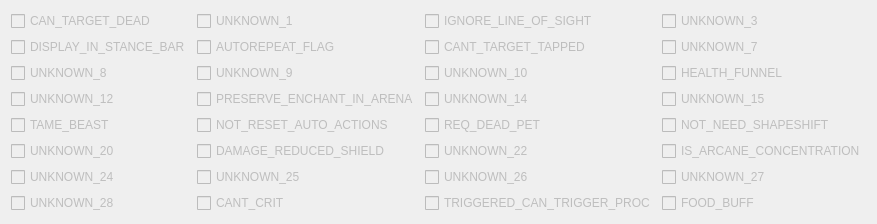
                  <widget class="QWidget" name="attributeExTab2">
                   <attribute name="title">
                    <string>Attributes 2</string>
                   </attribute>
                   <layout class="QGridLayout" name="gridLayout_3">
                    <item row="0" column="1">
                     <widget class="QCheckBox" name="attr_ex_2_box_2">
                      <property name="enabled">
                       <bool>false</bool>
                      </property>
                      <property name="text">
                       <string>UNKNOWN_1</string>
                      </property>
                     </widget>
                    </item>
                    <item row="0" column="0">
                     <widget class="QCheckBox" name="attr_ex_1_box_2">
                      <property name="enabled">
                       <bool>false</bool>
                      </property>
                      <property name="text">
                       <string>CAN_TARGET_DEAD</string>
                      </property>
                     </widget>
                    </item>
                    <item row="2" column="1">
                     <widget class="QCheckBox" name="attr_ex_10_box_2">
                      <property name="enabled">
                       <bool>false</bool>
                      </property>
                      <property name="text">
                       <string>UNKNOWN_9</string>
                      </property>
                     </widget>
                    </item>
                    <item row="0" column="3">
                     <widget class="QCheckBox" name="attr_ex_4_box_2">
                      <property name="enabled">
                       <bool>false</bool>
                      </property>
                      <property name="text">
                       <string>UNKNOWN_3</string>
                      </property>
                     </widget>
                    </item>
                    <item row="1" column="1">
                     <widget class="QCheckBox" name="attr_ex_6_box_2">
                      <property name="enabled">
                       <bool>false</bool>
                      </property>
                      <property name="text">
                       <string>AUTOREPEAT_FLAG</string>
                      </property>
                     </widget>
                    </item>
                    <item row="1" column="0">
                     <widget class="QCheckBox" name="attr_ex_5_box_2">
                      <property name="enabled">
                       <bool>false</bool>
                      </property>
                      <property name="text">
                       <string>DISPLAY_IN_STANCE_BAR</string>
                      </property>
                     </widget>
                    </item>
                    <item row="1" column="2">
                     <widget class="QCheckBox" name="attr_ex_7_box_2">
                      <property name="enabled">
                       <bool>false</bool>
                      </property>
                      <property name="text">
                       <string>CANT_TARGET_TAPPED</string>
                      </property>
                     </widget>
                    </item>
                    <item row="2" column="0">
                     <widget class="QCheckBox" name="attr_ex_9_box_2">
                      <property name="enabled">
                       <bool>false</bool>
                      </property>
                      <property name="text">
                       <string>UNKNOWN_8</string>
                      </property>
                     </widget>
                    </item>
                    <item row="1" column="3">
                     <widget class="QCheckBox" name="attr_ex_8_box_2">
                      <property name="enabled">
                       <bool>false</bool>
                      </property>
                      <property name="text">
                       <string>UNKNOWN_7</string>
                      </property>
                     </widget>
                    </item>
                    <item row="0" column="2">
                     <widget class="QCheckBox" name="attr_ex_3_box_2">
                      <property name="enabled">
                       <bool>false</bool>
                      </property>
                      <property name="text">
                       <string>IGNORE_LINE_OF_SIGHT</string>
                      </property>
                     </widget>
                    </item>
                    <item row="4" column="0">
                     <widget class="QCheckBox" name="attr_ex_17_box_2">
                      <property name="enabled">
                       <bool>false</bool>
                      </property>
                      <property name="text">
                       <string>TAME_BEAST</string>
                      </property>
                     </widget>
                    </item>
                    <item row="2" column="2">
                     <widget class="QCheckBox" name="attr_ex_11_box_2">
                      <property name="enabled">
                       <bool>false</bool>
                      </property>
                      <property name="text">
                       <string>UNKNOWN_10</string>
                      </property>
                     </widget>
                    </item>
                    <item row="3" column="1">
                     <widget class="QCheckBox" name="attr_ex_14_box_2">
                      <property name="enabled">
                       <bool>false</bool>
                      </property>
                      <property name="text">
                       <string>PRESERVE_ENCHANT_IN_ARENA</string>
                      </property>
                     </widget>
                    </item>
                    <item row="4" column="2">
                     <widget class="QCheckBox" name="attr_ex_19_box_2">
                      <property name="enabled">
                       <bool>false</bool>
                      </property>
                      <property name="text">
                       <string>REQ_DEAD_PET</string>
                      </property>
                     </widget>
                    </item>
                    <item row="3" column="3">
                     <widget class="QCheckBox" name="attr_ex_16_box_2">
                      <property name="enabled">
                       <bool>false</bool>
                      </property>
                      <property name="text">
                       <string>UNKNOWN_15</string>
                      </property>
                     </widget>
                    </item>
                    <item row="3" column="2">
                     <widget class="QCheckBox" name="attr_ex_15_box_2">
                      <property name="enabled">
                       <bool>false</bool>
                      </property>
                      <property name="text">
                       <string>UNKNOWN_14</string>
                      </property>
                     </widget>
                    </item>
                    <item row="3" column="0">
                     <widget class="QCheckBox" name="attr_ex_13_box_2">
                      <property name="enabled">
                       <bool>false</bool>
                      </property>
                      <property name="text">
                       <string>UNKNOWN_12</string>
                      </property>
                     </widget>
                    </item>
                    <item row="5" column="0">
                     <widget class="QCheckBox" name="attr_ex_21_box_2">
                      <property name="enabled">
                       <bool>false</bool>
                      </property>
                      <property name="text">
                       <string>UNKNOWN_20</string>
                      </property>
                     </widget>
                    </item>
                    <item row="5" column="1">
                     <widget class="QCheckBox" name="attr_ex_22_box_2">
                      <property name="enabled">
                       <bool>false</bool>
                      </property>
                      <property name="text">
                       <string>DAMAGE_REDUCED_SHIELD</string>
                      </property>
                     </widget>
                    </item>
                    <item row="4" column="1">
                     <widget class="QCheckBox" name="attr_ex_18_box_2">
                      <property name="enabled">
                       <bool>false</bool>
                      </property>
                      <property name="text">
                       <string>NOT_RESET_AUTO_ACTIONS</string>
                      </property>
                     </widget>
                    </item>
                    <item row="4" column="3">
                     <widget class="QCheckBox" name="attr_ex_20_box_2">
                      <property name="enabled">
                       <bool>false</bool>
                      </property>
                      <property name="text">
                       <string>NOT_NEED_SHAPESHIFT</string>
                      </property>
                     </widget>
                    </item>
                    <item row="2" column="3">
                     <widget class="QCheckBox" name="attr_ex_12_box_2">
                      <property name="enabled">
                       <bool>false</bool>
                      </property>
                      <property name="text">
                       <string>HEALTH_FUNNEL</string>
                      </property>
                     </widget>
                    </item>
                    <item row="6" column="1">
                     <widget class="QCheckBox" name="attr_ex_26_box_2">
                      <property name="enabled">
                       <bool>false</bool>
                      </property>
                      <property name="text">
                       <string>UNKNOWN_25</string>
                      </property>
                     </widget>
                    </item>
                    <item row="6" column="0">
                     <widget class="QCheckBox" name="attr_ex_25_box_2">
                      <property name="enabled">
                       <bool>false</bool>
                      </property>
                      <property name="text">
                       <string>UNKNOWN_24</string>
                      </property>
                     </widget>
                    </item>
                    <item row="6" column="3">
                     <widget class="QCheckBox" name="attr_ex_28_box_2">
                      <property name="enabled">
                       <bool>false</bool>
                      </property>
                      <property name="text">
                       <string>UNKNOWN_27</string>
                      </property>
                     </widget>
                    </item>
                    <item row="6" column="2">
                     <widget class="QCheckBox" name="attr_ex_27_box_2">
                      <property name="enabled">
                       <bool>false</bool>
                      </property>
                      <property name="text">
                       <string>UNKNOWN_26</string>
                      </property>
                     </widget>
                    </item>
                    <item row="5" column="2">
                     <widget class="QCheckBox" name="attr_ex_23_box_2">
                      <property name="enabled">
                       <bool>false</bool>
                      </property>
                      <property name="text">
                       <string>UNKNOWN_22</string>
                      </property>
                     </widget>
                    </item>
                    <item row="5" column="3">
                     <widget class="QCheckBox" name="attr_ex_24_box_2">
                      <property name="enabled">
                       <bool>false</bool>
                      </property>
                      <property name="text">
                       <string>IS_ARCANE_CONCENTRATION</string>
                      </property>
                     </widget>
                    </item>
                    <item row="7" column="0">
                     <widget class="QCheckBox" name="attr_ex_29_box_2">
                      <property name="enabled">
                       <bool>false</bool>
                      </property>
                      <property name="text">
                       <string>UNKNOWN_28</string>
                      </property>
                     </widget>
                    </item>
                    <item row="7" column="1">
                     <widget class="QCheckBox" name="attr_ex_30_box_2">
                      <property name="enabled">
                       <bool>false</bool>
                      </property>
                      <property name="text">
                       <string>CANT_CRIT</string>
                      </property>
                     </widget>
                    </item>
                    <item row="7" column="2">
                     <widget class="QCheckBox" name="attr_ex_31_box_2">
                      <property name="enabled">
                       <bool>false</bool>
                      </property>
                      <property name="text">
                       <string>TRIGGERED_CAN_TRIGGER_PROC</string>
                      </property>
                     </widget>
                    </item>
                    <item row="7" column="3">
                     <widget class="QCheckBox" name="attr_ex_32_box_2">
                      <property name="enabled">
                       <bool>false</bool>
                      </property>
                      <property name="text">
                       <string>FOOD_BUFF</string>
                      </property>
                     </widget>
                    </item>
                   </layout>
                  </widget>
